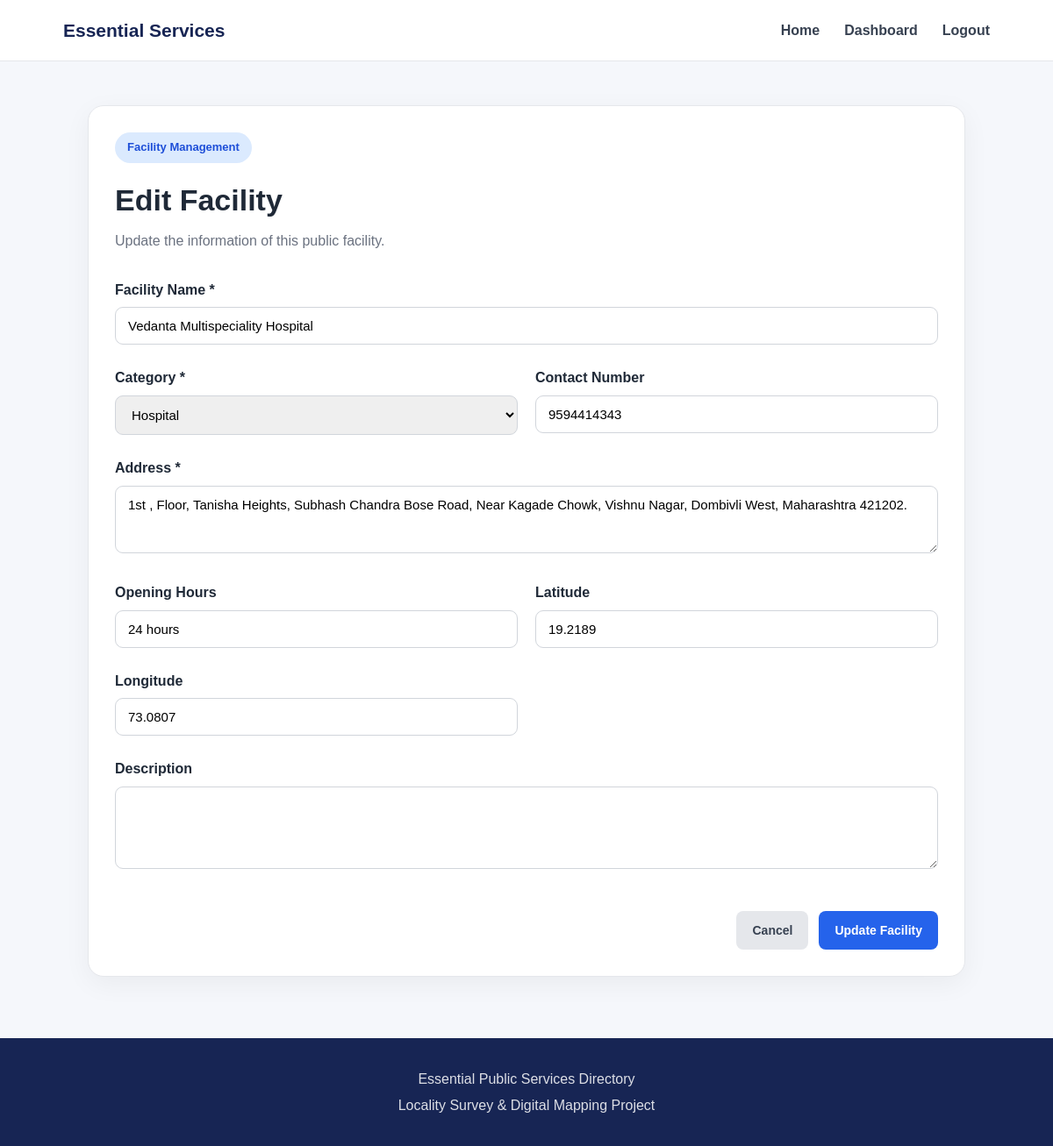
The page /admin/edit/2 (signed in) on the database its author committed.
### tables this page shows
CREATE TABLE facilities (
            id INTEGER PRIMARY KEY AUTOINCREMENT,
            name TEXT NOT NULL,
            category TEXT NOT NULL,
            address TEXT NOT NULL,
            phone TEXT,
            description TEXT,
            latitude REAL,
            longitude REAL,
            opening_hours TEXT,
            created_at TIMESTAMP DEFAULT CURRENT_TIMESTAMP
        );

### app.py (the view, shortened to what this page needs)
@app.route("/admin/edit/<int:facility_id>", methods=["GET", "POST"])
@login_required
def edit_facility(facility_id):
    conn = get_db_connection()
    facility = conn.execute(
        "SELECT * FROM facilities WHERE id = ?",
        (facility_id,)
    ).fetchone()
    if facility is None:
        conn.close()
        flash("Facility not found.", "danger")
        return redirect(url_for("admin"))
    conn.close()
    return render_template(
        "edit_facility.html",
        facility=facility
    )

### app.py (called while the page is built)
def get_db_connection():
    conn = sqlite3.connect(DATABASE)
    conn.row_factory = sqlite3.Row
    return conn

def login_required(f):
    @wraps(f)
    def decorated_function(*args, **kwargs):
        if "admin_id" not in session:
            return redirect(url_for("login"))
        return f(*args, **kwargs)
    return decorated_function

### templates/edit_facility.html (shortened to what this page needs)
{% extends "base.html" %}
{% block content %}
<section class="form-section">
    <div class="form-card">
        <div class="form-header">
            <span class="badge">
                Facility Management
            </span>
            <h1>
                Edit Facility
            </h1>
            <p>
                Update the information of this public facility.
            </p>
        </div>
        <form method="POST" class="facility-form">
            <div class="form-grid">
                <div class="form-group full-width">
                    <label for="name">
                        Facility Name *
                    </label>
                    <input
                        type="text"
                        id="name"
                        name="name"
                        value="{{ facility.name }}"
                        required
                    >
                </div>
                <div class="form-group">
                    <label for="category">
                        Category *
                    </label>
                    <select
                        id="category"
                        name="category"
                        required>
                        <option value="Hospital"
                            {% if facility.category == "Hospital" %}
                            selected
                            {% endif %}>
                            Hospital
                        </option>
                    </select>
                </div>
                <div class="form-group">
                    <label for="phone">
                        Contact Number
                    </label>
                    <input
                        type="tel"
                        id="phone"
                        name="phone"
                        value="{{ facility.phone or '' }}"
                    >
                </div>
                <div class="form-group full-width">
                    <label for="address">
                        Address *
                    </label>
                    <textarea
                        id="address"
                        name="address"
                        rows="3"
                        required>{{ facility.address }}</textarea>
                </div>
                <div class="form-group">
                    <label for="opening_hours">
                        Opening Hours
                    </label>
                    <input
                        type="text"
                        id="opening_hours"
                        name="opening_hours"
                        value="{{ facility.opening_hours or '' }}"
                    >
                </div>
                <div class="form-group">
                    <label for="latitude">
                        Latitude
                    </label>
                    <input
                        type="number"
                        step="any"
                        id="latitude"
                        name="latitude"
                        value="{{ facility.latitude or '' }}"
                    >
                </div>
                <div class="form-group">
                    <label for="longitude">
                        Longitude
                    </label>
                    <input
                        type="number"
                        step="any"
                        id="longitude"
                        name="longitude"
                        value="{{ facility.longitude or '' }}"
                    >
                </div>
                <div class="form-group full-width">
                    <label for="description">
                        Description
                    </label>
                    <textarea
                        id="description"
                        name="description"
                        rows="4">{{ facility.description or '' }}</textarea>
                </div>
            </div>
            <div class="form-actions">
                <a
                    href="{{ url_for('admin') }}"
                    class="secondary-btn">
                    Cancel
                </a>
                <button
                    type="submit"
                    class="primary-btn">
                    Update Facility
                </button>
            </div>
        </form>
    </div>
</section>
{% endblock %}

### static/style.css (style rules this page uses)
* { margin: 0; padding: 0; box-sizing: border-box; }
body { font-family: Arial, Helvetica, sans-serif; background: #f5f7fb; color: #1f2937; line-height: 1.6; }
.badge { display: inline-block; padding: 7px 14px; border-radius: 30px; background: #dbeafe; color: #1d4ed8; font-size: 13px; font-weight: 700; margin-bottom: 15px; }
.form-group { margin-bottom: 20px; }
.form-group label { display: block; font-weight: 700; margin-bottom: 7px; }
.form-group input, .form-group select, .form-group textarea { width: 100%; padding: 12px 14px; border: 1px solid #d1d5db; border-radius: 9px; font-size: 15px; font-family: inherit; outline: none; }
.form-grid { display: grid; grid-template-columns: repeat(2, 1fr); gap: 5px 20px; }
.full-width { grid-column: 1 / -1; }
.primary-btn, .secondary-btn, .edit-btn, .delete-btn { display: inline-block; text-decoration: none; border: none; cursor: pointer; padding: 11px 18px; border-radius: 8px; font-weight: 700; font-size: 14px; }
.primary-btn { background: #2563eb; color: white; }
.secondary-btn { background: #e5e7eb; color: #374151; }
.form-actions { display: flex; justify-content: flex-end; gap: 12px; margin-top: 20px; }
.admin-card, .form-card { background: white; border-radius: 18px; padding: 30px; border: 1px solid #e5e7eb; box-shadow: 0 8px 30px rgba(0, 0, 0, 0.05); }
.form-section { width: 90%; max-width: 1000px; margin: 50px auto; }
.form-header { margin-bottom: 30px; }
.form-header h1 { font-size: 34px; margin-bottom: 7px; }
.form-header p { color: #6b7280; }
.facility-form { margin-top: 20px; }

### rows shown on the page
facilities: name "Vedanta Multispeciality Hospital", category "Hospital", phone "9594414343", address "1st , Floor, Tanisha Heights, Subhash Chandra Bose Road, Near Kagade Chowk, Vishnu Nagar, Dombivli West, Maharashtra 421202.", opening_hours "24 hours", latitude "19.2189", longitude "73.0807"
